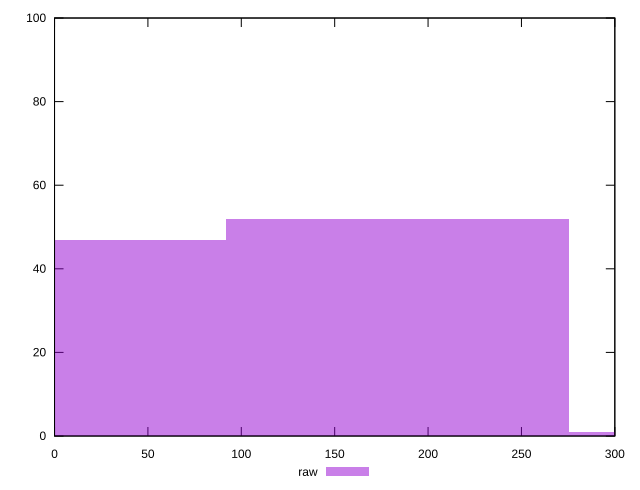

Source code (gnuplot):
reset

$raw <<EOF
183.74853775241513 52
0 47
367.49707550483026 1
EOF

set key outside below
set boxwidth 183.74853775241513
set xrange [0:300]
set yrange [0:100]
set trange [0:100]
set style fill transparent solid 0.5 noborder
set terminal svg size 640, 490 enhanced background rgb 'white'
set output "report_00025_2021-02-22T21:38:55.199Z/unminified-css/samples/pages+cached/raw/histogram.svg"

plot $raw title "raw" with boxes

reset
